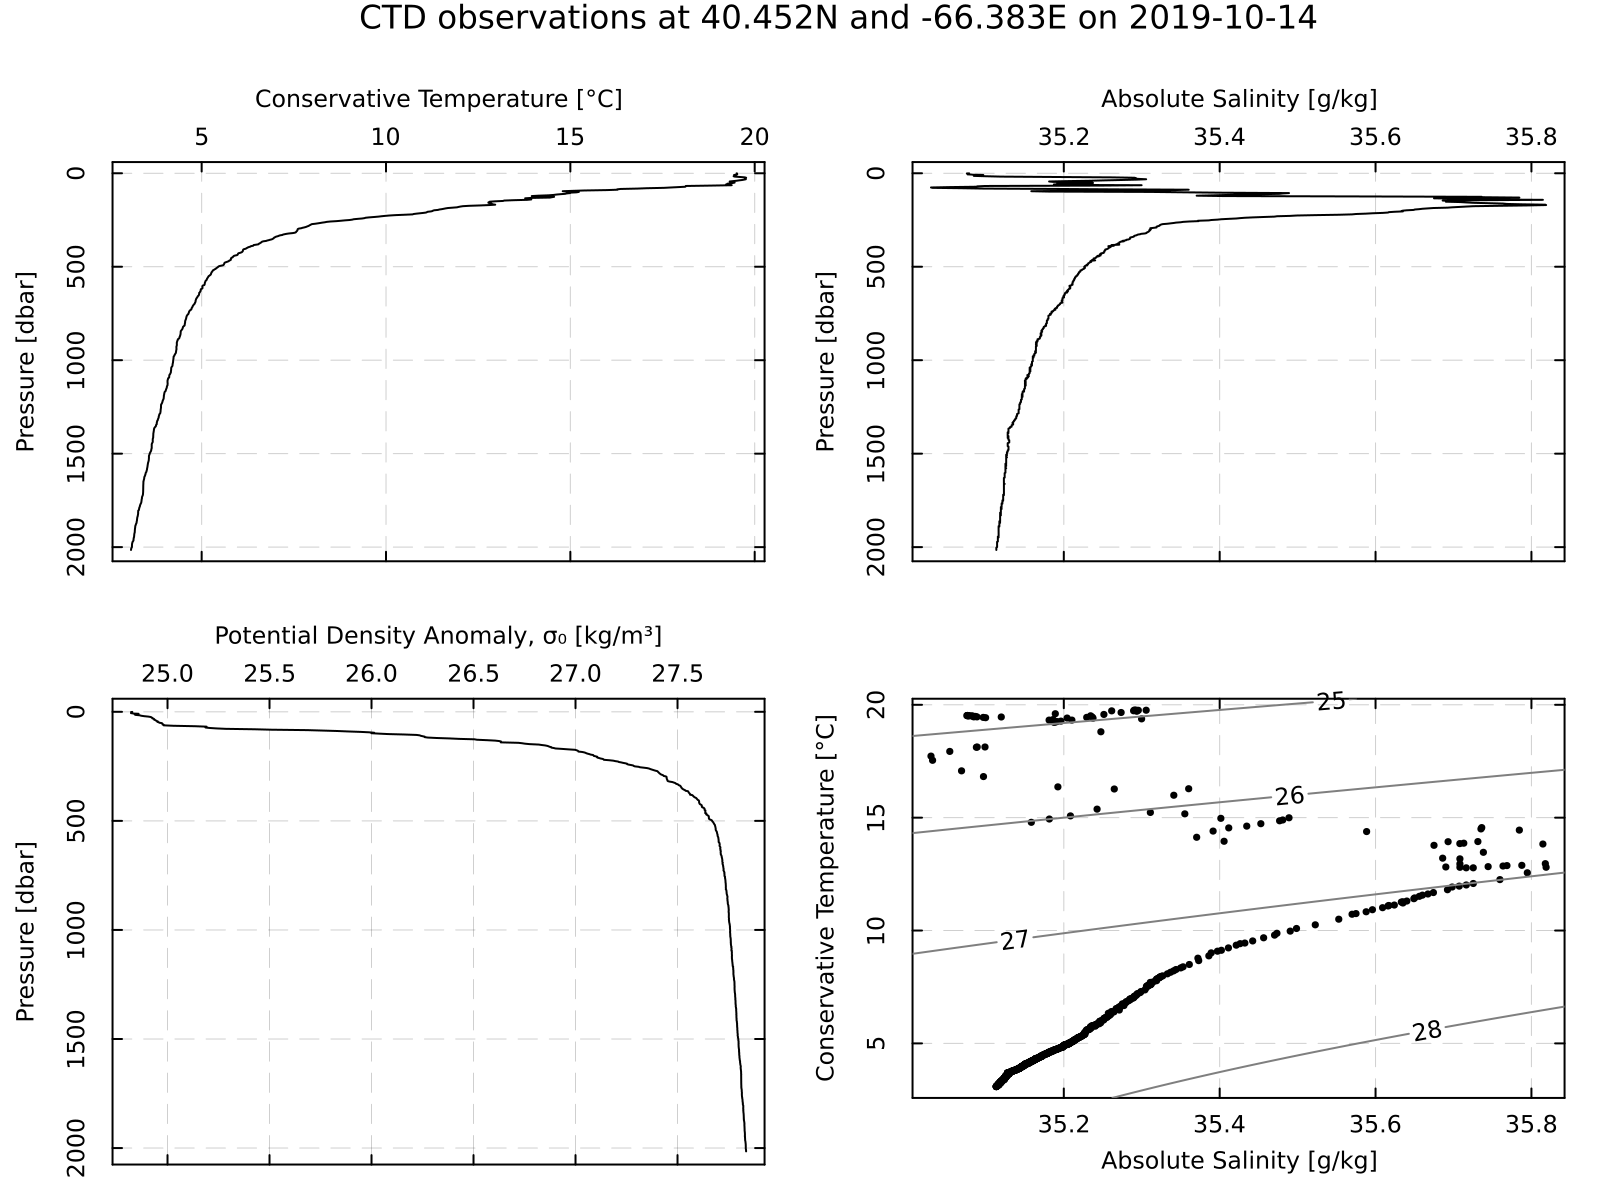

Generate this figure with Julia:
# %% Read a built-in Argo file, and plot some hydrographic diagrams
using OceanAnalysis, Plots, Measures
filename = joinpath(dirname(dirname(pathof(OceanAnalysis))), "data",
    "D4902911_095.nc")
ctd = read_argo(filename)
# %% Plot an overview of hydrographic properties
p1 = plot_profile(ctd, "CT")
p2 = plot_profile(ctd, "SA")
p3 = plot_profile(ctd, "sigma0")
p4 = plot_TS(ctd)
plot(p1, p2, p3, p4, layout=(2, 2), size=(800, 800), margin=0.25cm,
    dpi=200)
savefig("argo_profile.png")
